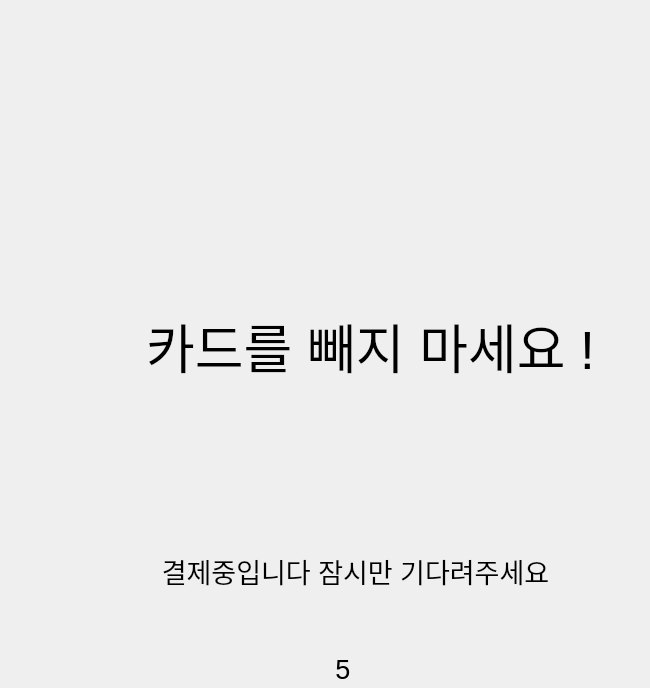
     <widget class="QWidget" name="page_16">
      <widget class="QLabel" name="label_36">
       <property name="geometry">
        <rect>
         <x>130</x>
         <y>520</y>
         <width>451</width>
         <height>101</height>
        </rect>
       </property>
       <property name="font">
        <font>
         <pointsize>20</pointsize>
        </font>
       </property>
       <property name="text">
        <string>결제중입니다 잠시만 기다려주세요</string>
       </property>
       <property name="alignment">
        <set>Qt::AlignCenter</set>
       </property>
      </widget>
      <widget class="QLabel" name="lb123">
       <property name="geometry">
        <rect>
         <x>100</x>
         <y>240</y>
         <width>541</width>
         <height>211</height>
        </rect>
       </property>
       <property name="font">
        <font>
         <pointsize>40</pointsize>
        </font>
       </property>
       <property name="text">
        <string>카드를 빼지 마세요 !</string>
       </property>
       <property name="alignment">
        <set>Qt::AlignCenter</set>
       </property>
      </widget>
      <widget class="QLabel" name="timelabel">
       <property name="geometry">
        <rect>
         <x>310</x>
         <y>660</y>
         <width>66</width>
         <height>19</height>
        </rect>
       </property>
       <property name="font">
        <font>
         <pointsize>20</pointsize>
        </font>
       </property>
       <property name="text">
        <string>5</string>
       </property>
       <property name="alignment">
        <set>Qt::AlignCenter</set>
       </property>
      </widget>
     </widget>
